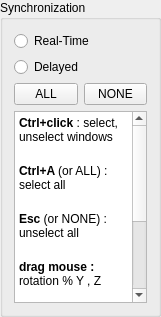
        <widget class="QGroupBox" name="groupBox_SYNC">
         <property name="minimumSize">
          <size>
           <width>161</width>
           <height>230</height>
          </size>
         </property>
         <property name="maximumSize">
          <size>
           <width>161</width>
           <height>16777215</height>
          </size>
         </property>
         <property name="title">
          <string>Synchronization</string>
         </property>
         <layout class="QGridLayout" name="gridLayout_6">
          <item row="0" column="0" colspan="2">
           <widget class="QRadioButton" name="radioButton_SYNC_realtime">
            <property name="text">
             <string>Real-Time</string>
            </property>
           </widget>
          </item>
          <item row="1" column="0" colspan="2">
           <widget class="QRadioButton" name="radioButton_SYNC_delayed">
            <property name="text">
             <string>Delayed</string>
            </property>
           </widget>
          </item>
          <item row="2" column="0">
           <widget class="QPushButton" name="pushButton_SYNC_all">
            <property name="text">
             <string>ALL</string>
            </property>
           </widget>
          </item>
          <item row="2" column="1">
           <widget class="QPushButton" name="pushButton_SYNC_unselect">
            <property name="text">
             <string>NONE</string>
            </property>
           </widget>
          </item>
          <item row="3" column="0" colspan="2">
           <widget class="QTextBrowser" name="textBrowser">
            <property name="html">
             <string>&lt;!DOCTYPE HTML PUBLIC &quot;-//W3C//DTD HTML 4.0//EN&quot; &quot;http://www.w3.org/TR/REC-html40/strict.dtd&quot;&gt;
&lt;html&gt;&lt;head&gt;&lt;meta name=&quot;qrichtext&quot; content=&quot;1&quot; /&gt;&lt;style type=&quot;text/css&quot;&gt;
p, li { white-space: pre-wrap; }
&lt;/style&gt;&lt;/head&gt;&lt;body style=&quot; font-family:'.Lucida Grande UI'; font-size:13pt; font-weight:400; font-style:normal;&quot;&gt;
&lt;p style=&quot; margin-top:0px; margin-bottom:0px; margin-left:0px; margin-right:0px; -qt-block-indent:0; text-indent:0px;&quot;&gt;&lt;span style=&quot; font-family:'Sans'; font-size:9pt; font-weight:600;&quot;&gt;Ctrl+click&lt;/span&gt;&lt;span style=&quot; font-family:'Sans'; font-size:9pt;&quot;&gt; : select, unselect windows&lt;br /&gt;&lt;/span&gt;&lt;/p&gt;
&lt;p style=&quot; margin-top:0px; margin-bottom:0px; margin-left:0px; margin-right:0px; -qt-block-indent:0; text-indent:0px;&quot;&gt;&lt;span style=&quot; font-family:'Sans'; font-size:9pt; font-weight:600;&quot;&gt;Ctrl+A &lt;/span&gt;&lt;span style=&quot; font-family:'Sans'; font-size:9pt;&quot;&gt;(or ALL) : select all&lt;br /&gt;&lt;/span&gt;&lt;/p&gt;
&lt;p style=&quot; margin-top:0px; margin-bottom:0px; margin-left:0px; margin-right:0px; -qt-block-indent:0; text-indent:0px;&quot;&gt;&lt;span style=&quot; font-family:'Sans'; font-size:9pt; font-weight:600;&quot;&gt;Esc&lt;/span&gt;&lt;span style=&quot; font-family:'Sans'; font-size:9pt;&quot;&gt; (or NONE) : unselect all&lt;br /&gt;&lt;/span&gt;&lt;/p&gt;
&lt;p style=&quot; margin-top:0px; margin-bottom:0px; margin-left:0px; margin-right:0px; -qt-block-indent:0; text-indent:0px;&quot;&gt;&lt;span style=&quot; font-family:'Sans'; font-size:9pt; font-weight:600;&quot;&gt;drag mouse :&lt;/span&gt;&lt;span style=&quot; font-family:'Sans'; font-size:9pt;&quot;&gt; rotation % Y , Z&lt;br /&gt;&lt;/span&gt;&lt;/p&gt;
&lt;p style=&quot; margin-top:0px; margin-bottom:0px; margin-left:0px; margin-right:0px; -qt-block-indent:0; text-indent:0px;&quot;&gt;&lt;span style=&quot; font-family:'Sans'; font-size:9pt; font-weight:600;&quot;&gt;Ctrl+drag :&lt;/span&gt;&lt;span style=&quot; font-family:'Sans'; font-size:9pt;&quot;&gt; rotation % X&lt;br /&gt;&lt;/span&gt;&lt;/p&gt;
&lt;p style=&quot; margin-top:0px; margin-bottom:0px; margin-left:0px; margin-right:0px; -qt-block-indent:0; text-indent:0px;&quot;&gt;&lt;span style=&quot; font-family:'Sans'; font-size:9pt; font-weight:600;&quot;&gt;Shift+drag :&lt;/span&gt;&lt;span style=&quot; font-family:'Sans'; font-size:9pt;&quot;&gt; translation % Y , Z&lt;br /&gt;&lt;/span&gt;&lt;/p&gt;
&lt;p style=&quot; margin-top:0px; margin-bottom:0px; margin-left:0px; margin-right:0px; -qt-block-indent:0; text-indent:0px;&quot;&gt;&lt;span style=&quot; font-family:'Sans'; font-size:9pt; font-weight:600;&quot;&gt;Alt+Shift+drag :&lt;/span&gt;&lt;span style=&quot; font-family:'Sans'; font-size:9pt;&quot;&gt; translation % X&lt;/span&gt;&lt;/p&gt;&lt;/body&gt;&lt;/html&gt;</string>
            </property>
           </widget>
          </item>
         </layout>
        </widget>
